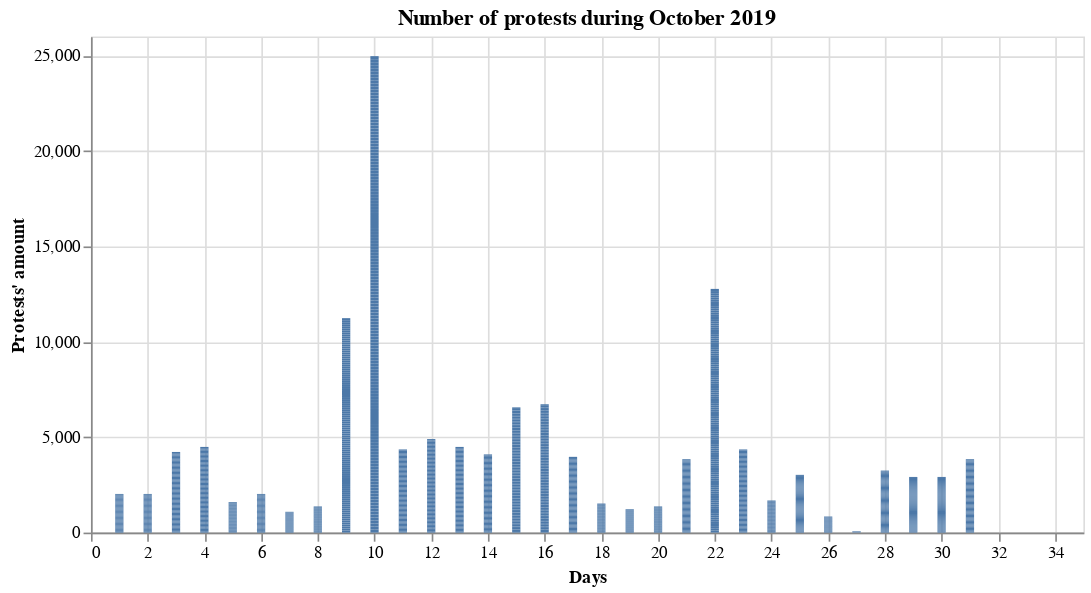

Notebook code for this chart:
### Code cell
@vlplot(
    :bar, 
    width = 600,
    x = {df_2019_tp.day, title = "Days"},
    y = {df_2019_tp.nrow, title = "Protests' amount"},
    title = "Number of protests during " *(df_2019_tp.month[1])*" " *string(df_2019.year[1]),
)

### Figure 1 — Vega-Lite specification as saved in the notebook (floating-point values rounded to 4 significant figures; data arrays with more than 128 entries replaced by an {"elided": "..."} marker saying what was removed)
{"data": {"values": {"elided": "1847 records"}}, "encoding": {"x": {"field": "x", "title": "Days", "type": "quantitative"}, "y": {"field": "y", "title": "Protests' amount", "type": "quantitative"}}, "mark": "bar", "title": "Number of protests during October 2019", "width": 600}
